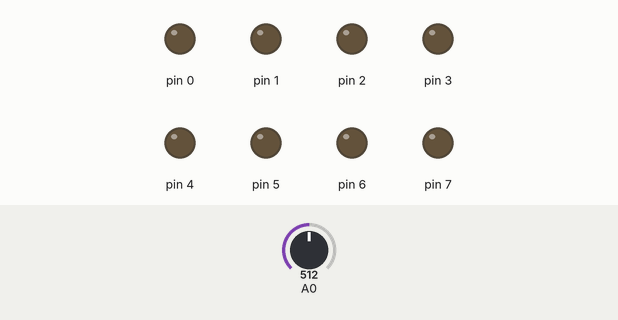
Recording of a sketch running on a simulated Arduino Uno, built with avr-gcc and run on an emulated ATmega328P. Shown: output pins drawn as LEDs (lit = HIGH). The test bench sets the inputs (shaded band); at power-on: A0 = 512.

Above: at 1.2 s.
1.3 s: A0 set to 716
At 2.2 s:
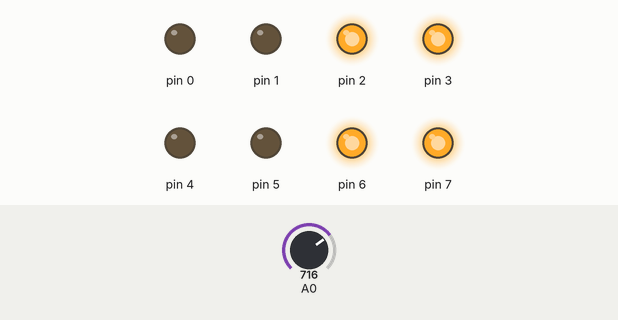
2.8 s: A0 set to 900
At 3.2 s:
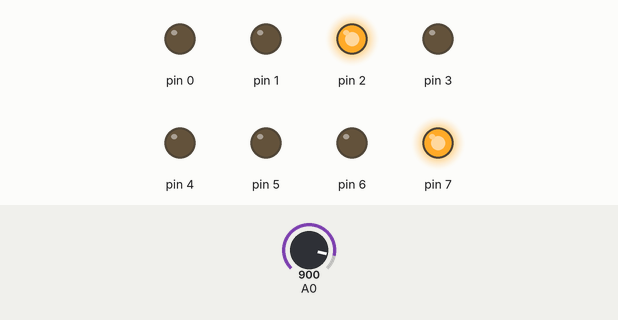
4.3 s: A0 set to 1023
At 4.6 s:
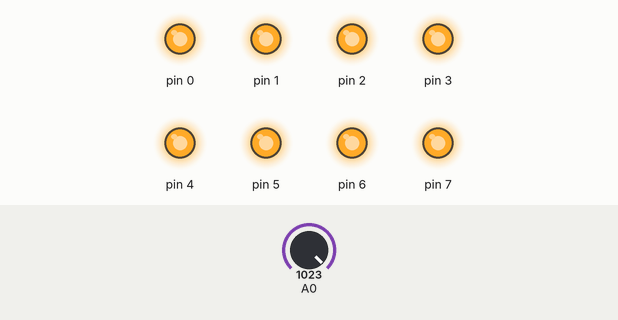
5.8 s: A0 set to 306
At 6.9 s:
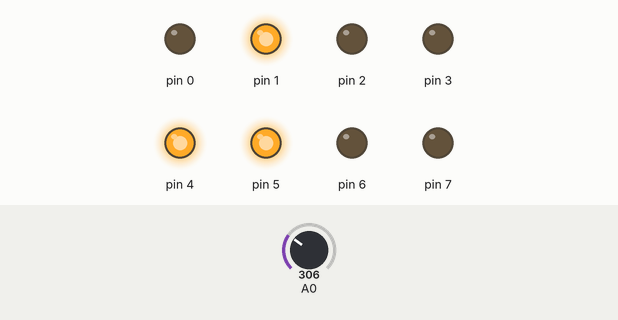
7.3 s: A0 set to 122
At 7.9 s:
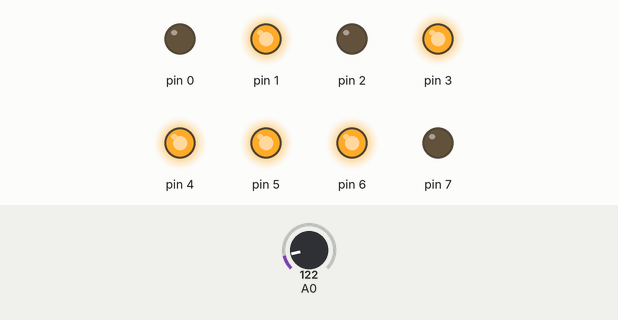
8.8 s: A0 set to 0
At 9.3 s:
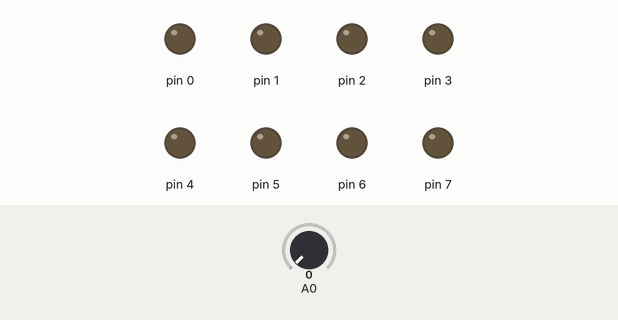
Timing chart, 0 to 11.3 s (numbered marks = the images above; inputs shaded):
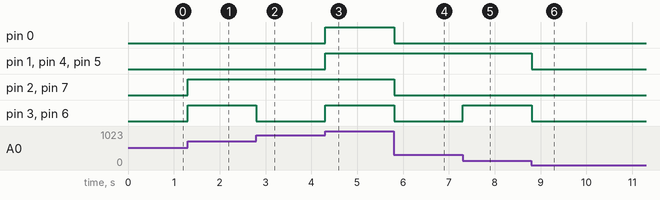

Measured:
- after the input at 1.3 s, pin 2, pin 3, pin 6, pin 7: LOW → HIGH at once
- after the input at 2.8 s, pin 3, pin 6: HIGH → LOW at once
- after the input at 4.3 s, pin 0, pin 1, pin 3–6: LOW → HIGH at once
- after the input at 5.8 s, pin 0, pin 2, pin 3, pin 6, pin 7: HIGH → LOW at once
- after the input at 7.3 s, pin 3, pin 6: LOW → HIGH at once
- after the input at 8.8 s, pin 1, pin 3–6: HIGH → LOW at once

The sketch:

_mic_low_sample.ino
```cpp
byte incomingAudio;
void setup() {
  pinMode(A0, INPUT);
  for (int i = 0; i < 8; i++) {
    pinMode(i, OUTPUT);
  }
}

void loop() {
  incomingAudio = analogRead(A0);
  PORTD = incomingAudio;
  delay(10);
}
```
